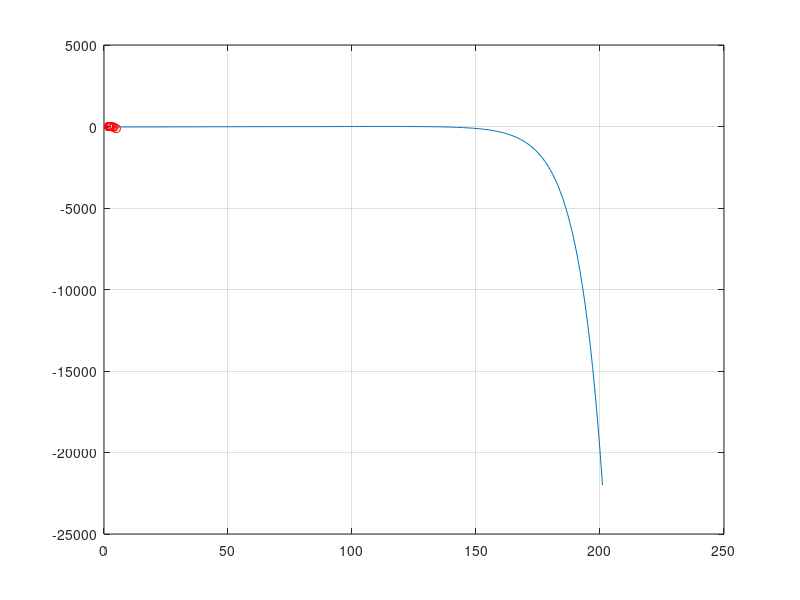

Write MATLAB code to recreate this figure.
clear

#the Secant Method for finding the roots of 
#an algebraic/transcendental equation.

#define the function, for the given equation
f=@(x) 3*x + sin(x) - e.^x;

#Change lower limit 'x2' and upper limit 'x1'
x1 = 10;
x2 = 5;
w = [];

while (abs(x2-x1)>= 0.0001)
  x3 = x2-f(x2)*(x1-x2)/(f(x1)-f(x2));
  x1 = x2;
  x2 = x3;
  w(end+1) = x3;  
endwhile

printf("Root found %f \n\n", x3)

y = -10:0.1:10;
fun = f(y);
figure;
plot(fun)
grid on
hold on 
plot (w, f(w), "or")